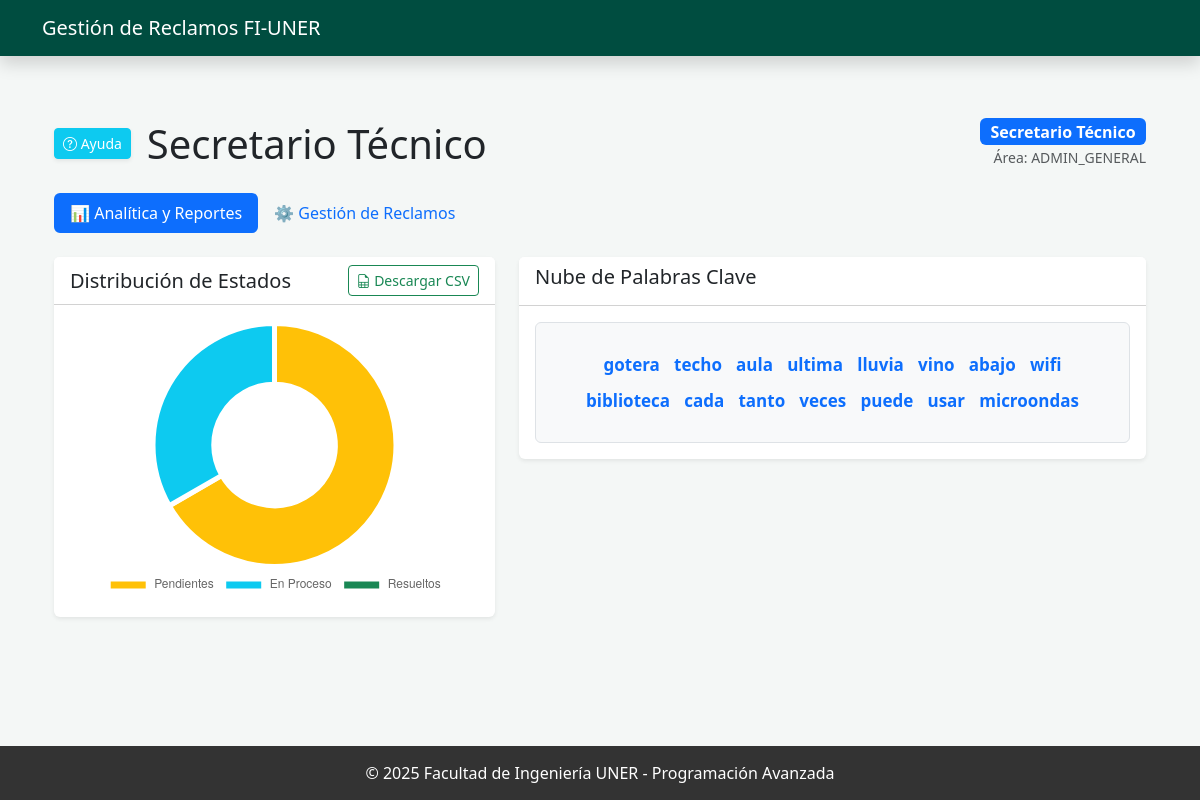
/admin/dashboard (signed in), run on the app's committed database.
### modules/usuarios.py (models this page shows, shortened)
class Usuario(db.Model):
    __tablename__ = 'usuarios' # Nombre de la tabla en la base de datos, seguido de los atributos/columnas
    id = db.Column(db.Integer, primary_key=True)
    username = db.Column(db.String(50), unique=True, nullable=False)
    password = db.Column(db.String(100), nullable=False)
    nombre = db.Column(db.String(50))
    apellido = db.Column(db.String(50))
    claustro = db.Column(db.Enum(Claustro))
    rol_admin = db.Column(db.Enum(RolAdmin))
    departamento_id = db.Column(db.String(50), nullable=True)
    reclamos_creados = db.relationship('Reclamo', backref='autor', lazy=True) # Relación uno a muchos con Reclamo
    tipo_usuario = db.Column(db.String(50)) # Columna para el tipo de usuario (polimorfismo)
    __mapper_args__ = {
        'polymorphic_identity': 'usuario',
        'polymorphic_on': tipo_usuario
    }

class UsuarioFinal(Usuario): # Corresponde al Alumno/Usuario común, hereda de Usuario
    __mapper_args__ = { 'polymorphic_identity': 'final' } # Lo identifica como UsuarioFinal en la base de datos

### app.py (the view)
@app.route('/admin/dashboard')
@login_required
def admin_dashboard():
    user = Usuario.query.get(session['user_id'])
    if user.tipo_usuario == 'secretario':
        reclamos_lista = Reclamo.query.all()
        depto_para_analitica = None
    else:
        reclamos_lista = Reclamo.query.filter_by(departamento_id=user.departamento_id).all()
        depto_para_analitica = user.departamento_id
    datos_analitica = analitica_servicio.obtener_datos_dashboard(depto_para_analitica)
    return render_template('admin_dashboard.html',
                           reclamos_admin=reclamos_lista,
                           data_analitica=datos_analitica,
                           current_user=user)

### app.py (called while the page is built)
def login_required(f):
    @wraps(f)
    def decorated_function(*args, **kwargs):
        if 'user_id' not in session:
            flash("Por favor, inicia sesión.", "warning")
            return redirect(url_for('login'))
        return f(*args, **kwargs)
    return decorated_function

### templates/admin_dashboard.html (shortened to what this page needs)
{% extends "base.html" %}
{% block content %}
<div class="container mt-4">
    <div class="d-flex justify-content-between align-items-center mb-4">
        <div class="d-flex align-items-center">
            <button type="button" class="btn btn-info btn-sm me-3 shadow-sm text-white" data-bs-toggle="modal" data-bs-target="#modalAyuda">
                <i class="bi bi-question-circle"></i> Ayuda
            </button>
            <h1 class="mb-0">
                 {{ current_user.rol_admin.value }}
            </h1>
        </div>
        <div class="text-end">
            <span class="badge bg-primary fs-6">{{ current_user.nombre }} {{ current_user.apellido if current_user.apellido else '' }}</span><br>
            <small class="text-muted">Área: {{ current_user.departamento_id or 'General' }}</small>
        </div>
    </div>
    <ul class="nav nav-pills mb-4" id="adminTabs" role="tablist">
        <li class="nav-item">
            <button class="nav-link active" data-bs-toggle="pill" data-bs-target="#analitica">📊 Analítica y Reportes</button>
        </li>
        <li class="nav-item">
            <button class="nav-link" data-bs-toggle="pill" data-bs-target="#gestion">⚙️ Gestión de Reclamos</button>
        </li>
    </ul>
    <div class="tab-content">
        <div class="tab-pane fade show active" id="analitica">
            <div class="row">
                <div class="col-md-5">
                    <div class="card shadow-sm mb-4 border-0">
                        <div class="card-header bg-white d-flex justify-content-between align-items-center">
                            <h5 class="mb-0">Distribución de Estados</h5>
                            <a href="{{ url_for('descargar_reporte') }}" class="btn btn-sm btn-outline-success">
                                <i class="bi bi-file-earmark-spreadsheet"></i> Descargar CSV
                            </a>
                        </div>
                        <div class="card-body text-center">
                            <canvas id="chartEstados" style="max-height: 280px;"></canvas>
                        </div>
                    </div>
                </div>
                <div class="col-md-7">
                    <div class="card shadow-sm mb-4 border-0">
                        <div class="card-header bg-white"><h5>Nube de Palabras Clave</h5></div>
                        <div class="card-body text-center">
                            <div class="p-4 border rounded bg-light">
                                {% if data_analitica.frecuencia %}
                                    {% for palabra, cuenta in data_analitica.frecuencia.items() %}
                                        <span style="font-size: {{ 14 + (cuenta * 3) }}px; margin: 5px;" class="text-primary fw-bold d-inline-block">
                                            {{ palabra }}
                                        </span>
                                    {% endfor %}
                                {% else %}
                                    <p class="text-muted">No hay datos para generar la nube de palabras.</p>
                                {% endif %}
                            </div>
                        </div>
                    </div>
                </div>
            </div>
        </div>
    </div>
</div>
<script>
    document.addEventListener('DOMContentLoaded', function() {
        const ctx = document.getElementById('chartEstados').getContext('2d');
        new Chart(ctx, {
            type: 'doughnut',
            data: {
                labels: ['Pendientes', 'En Proceso', 'Resueltos'],
                datasets: [{
                    data: [
                        {{ data_analitica.stats.pendientes if data_analitica.stats else 0 }},
                        {{ data_analitica.stats.en_proceso if data_analitica.stats else 0 }},
                        {{ data_analitica.stats.resueltos if data_analitica.stats else 0 }}
                    ],
                    backgroundColor: ['#ffc107', '#0dcaf0', '#198754'],
                    borderWidth: 5,
                    borderColor: '#ffffff'
                }]
            },
            options: {
                responsive: true,
                maintainAspectRatio: false,
                plugins: { legend: { position: 'bottom' } }
            }
        });
    });
</script>
{% endblock %}

### templates/base.html (shortened to what this page needs)
<!DOCTYPE html>
<html lang="es">
<head>
    <link href="https://cdn.jsdelivr.net/npm/bootstrap@5.3.0/dist/css/bootstrap.min.css" rel="stylesheet">
    <link rel="stylesheet" href="https://cdn.jsdelivr.net/npm/bootstrap-icons@1.10.0/font/bootstrap-icons.css">
</head>
<body class="d-flex flex-column">
    <nav class="navbar navbar-expand-lg navbar-dark fixed-top shadow">
        <div class="container">
            <a class="navbar-brand" href="{{ url_for('index') }}">
                Gestión de Reclamos FI-UNER
            </a>
        </div>
    </nav>
    <div class="container my-4">
        {% block content %}{% endblock %}
    </div>
    <footer class="footer">
        © 2025 Facultad de Ingeniería UNER - Programación Avanzada
    </footer>
</body>
</html>

### templates/base.html (style rules this page uses)
body { padding-top: 70px; background-color: #f4f7f6; min-height: 100vh; }
.navbar { background-color: #004d40; }
.footer { background-color: #333; color: white; padding: 15px 0; text-align: center; width: 100%; margin-top: auto; }

### data on the page
UsuarioFinal: rol_admin.value "Secretario Técnico", nombre "Secretario", apellido "Técnico", departamento "ADMIN_GENERAL"

### other printed values
{{ palabra }} "gotera" "techo" "aula" "ultima" "lluvia" "vino" "abajo" "wifi" "biblioteca" "cada" "tanto" "veces" "puede" "usar" "microondas"
